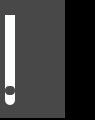
<?xml version="1.0" encoding="UTF-8"?>
<ui version="4.0">
 <class>sa_ControlWidget_SpuriousEMTable</class>
 <widget class="QWidget" name="sa_ControlWidget_SpuriousEMTable">
  <property name="geometry">
   <rect>
    <x>0</x>
    <y>0</y>
    <width>95</width>
    <height>120</height>
   </rect>
  </property>
  <property name="windowTitle">
   <string>Form</string>
  </property>
  <property name="styleSheet">
   <string notr="true">#widget
{
	border:2px;
	border-bottom-style:solid;
	border-bottom-color: black;
   background-color:rgba(72,72,72,1);
	border-right:30px solid black;
}
QPushButton
{
border-style:flat;
background-color:rgba(0,0,0,0);
background-image: url(:/sa/image/btn_close_normal.png);
}
QPushButton::pressed
{
background-image: url(:/sa/image/btn_close_click.png);
}

QSlider::groove:vertical {
        width: 10px;
        background: qlineargradient(x1: 0, y1: 0, x2: 0, y2: 1, stop: 0 rgb(255, 255, 255), stop: 1.0 rgb(255, 255, 255));
        border-radius:5px;
}
QSlider::handle:vertical {
        width: 8px;
        background: rgb(72, 72, 72);
        margin: -20px 0px 10px 0px;
        border-radius: 4px;
}
QSlider:sub-page {
background-color:  rgb(253, 255, 255);
}

/*******************indoor**********************/
#sa_ControlWidget_SpuriousEMTable[status=&quot;indoor&quot;] #widget
{
	border-bottom-color: black;
	border-right:30px solid black;
	background-color:rgba(72,72,72,1);
}
/*******************outdoor**********************/
#sa_ControlWidget_SpuriousEMTable[status=&quot;outdoor&quot;] #widget
{
	border-bottom-color: white;
	border-right:30px solid white;
	background-color:rgba(112,112,112,1);
}
/*******************night**********************/
#sa_ControlWidget_SpuriousEMTable[status=&quot;night&quot;] #widget
{
	border-bottom-color: rgb(52,8,12);
	border-right:30px solid black;
	background-color:rgba(251,219,167,1);
}</string>
  </property>
  <property name="status" stdset="0">
   <string/>
  </property>
  <widget class="QWidget" name="widget" native="true">
   <property name="geometry">
    <rect>
     <x>0</x>
     <y>0</y>
     <width>95</width>
     <height>120</height>
    </rect>
   </property>
   <property name="styleSheet">
    <string notr="true"/>
   </property>
   <widget class="QSlider" name="verticalSlider">
    <property name="geometry">
     <rect>
      <x>0</x>
      <y>15</y>
      <width>20</width>
      <height>90</height>
     </rect>
    </property>
    <property name="orientation">
     <enum>Qt::Vertical</enum>
    </property>
   </widget>
   <widget class="QPushButton" name="pushButton">
    <property name="geometry">
     <rect>
      <x>30</x>
      <y>50</y>
      <width>25</width>
      <height>25</height>
     </rect>
    </property>
    <property name="text">
     <string/>
    </property>
   </widget>
  </widget>
 </widget>
 <resources/>
 <connections/>
</ui>
